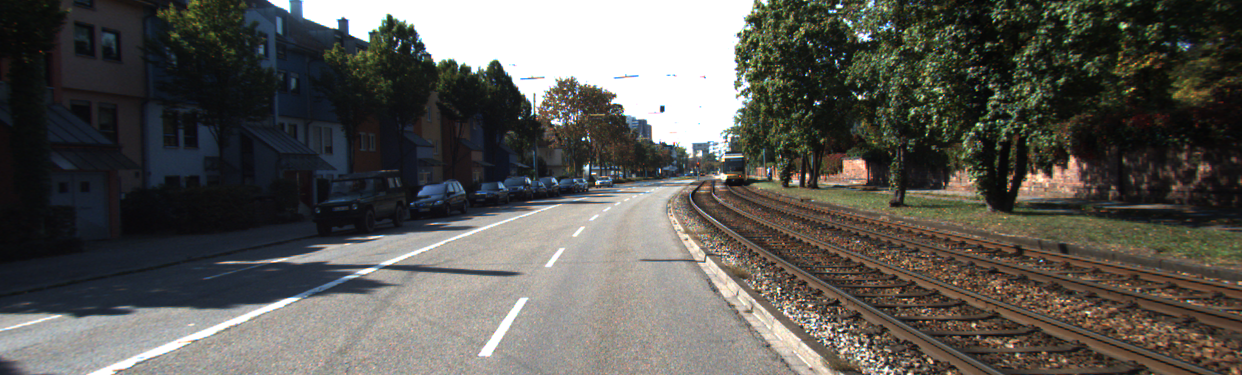
#> input picture test_images/0000000000.png, 1242 x 375 px
$ python -i optical_flow.py   (imports and definitions only)   (Python 2 division)
#> lines starting #> are read from the running program, lines starting #| are printed output that depends on the picture
import cv2
import numpy as np


# [31 lines left out: functions to_gray, resize_if_needed, not called in this run]


def _resize_to_size(img, size):
    return cv2.resize(img, size, interpolation=cv2.INTER_AREA)


# [278 lines left out: functions _get_resize_width, _prepare_gray_pair, _scale_dense_flow_to_original, _scale_points, dense_result, sparse_result and 9 more, not called in this run]


def visualize_flow(image, result, config=None):
    if result["flow"] is not None:
        flow = result["flow"]
        dense_vis = visualize_dense_flow(flow)
        base = _as_bgr_image(image)

        if base.shape[:2] != dense_vis.shape[:2]:
            height, width = dense_vis.shape[:2]
            base = cv2.resize(base, (width, height), interpolation=cv2.INTER_AREA)

        vis = cv2.addWeighted(base, 0.45, dense_vis, 0.55, 0)
        scale = getattr(config, "FLOW_VIS_SCALE", 1.0) if config is not None else 1.0
        return draw_flow_vectors(vis, flow, scale=scale)

    return visualize_sparse_flow(
        image,
        result["points_prev"],
        result["points_curr"],
    )

>>> import cv2
>>> picture = cv2.imread('../test_images/0000000000.png', cv2.IMREAD_GRAYSCALE)
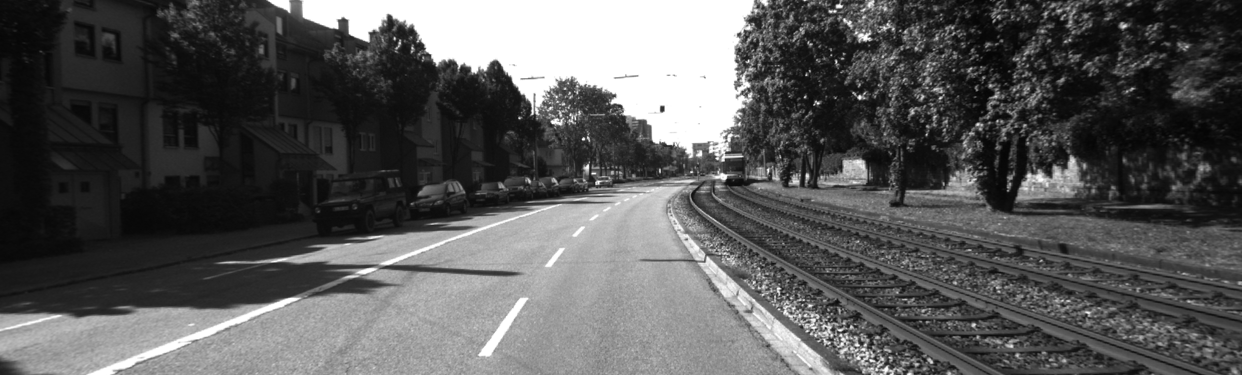
#> picture: shape (375, 1242); min 4, max 255, mean 87.7
>>> result = visualize_flow(picture, 'out.png')
#> (the run stopped early here; a loop or call above may not have finished)

$ run again, on test_images/0000000003.png
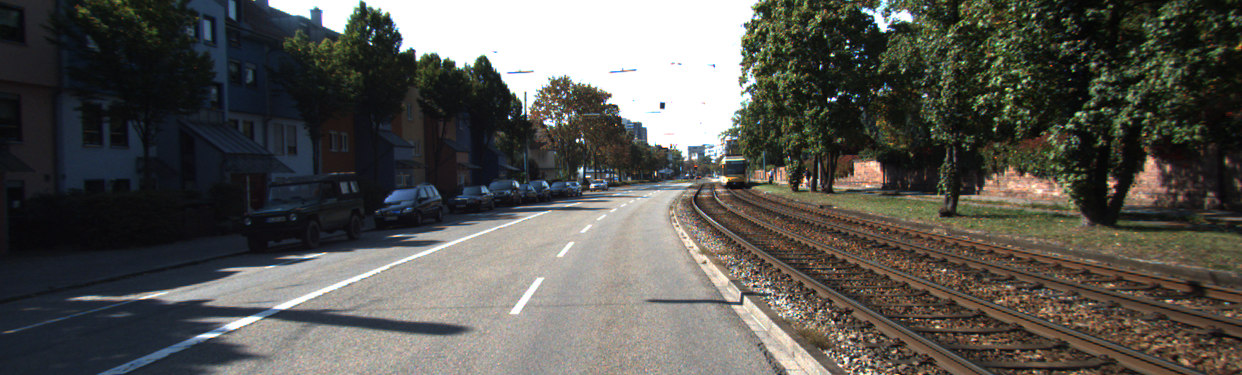
#> input picture test_images/0000000003.png, 1242 x 375 px
#> `picture = cv2.imread('../test_images/0000000000.png', cv2.IMREAD_GRAYS..`:
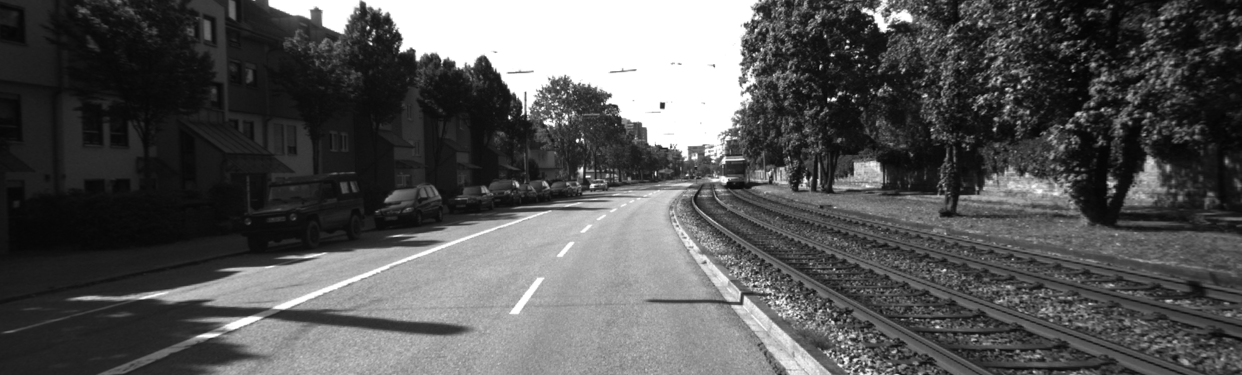
#> picture: shape (375, 1242); min 2, max 255, mean 85.2
